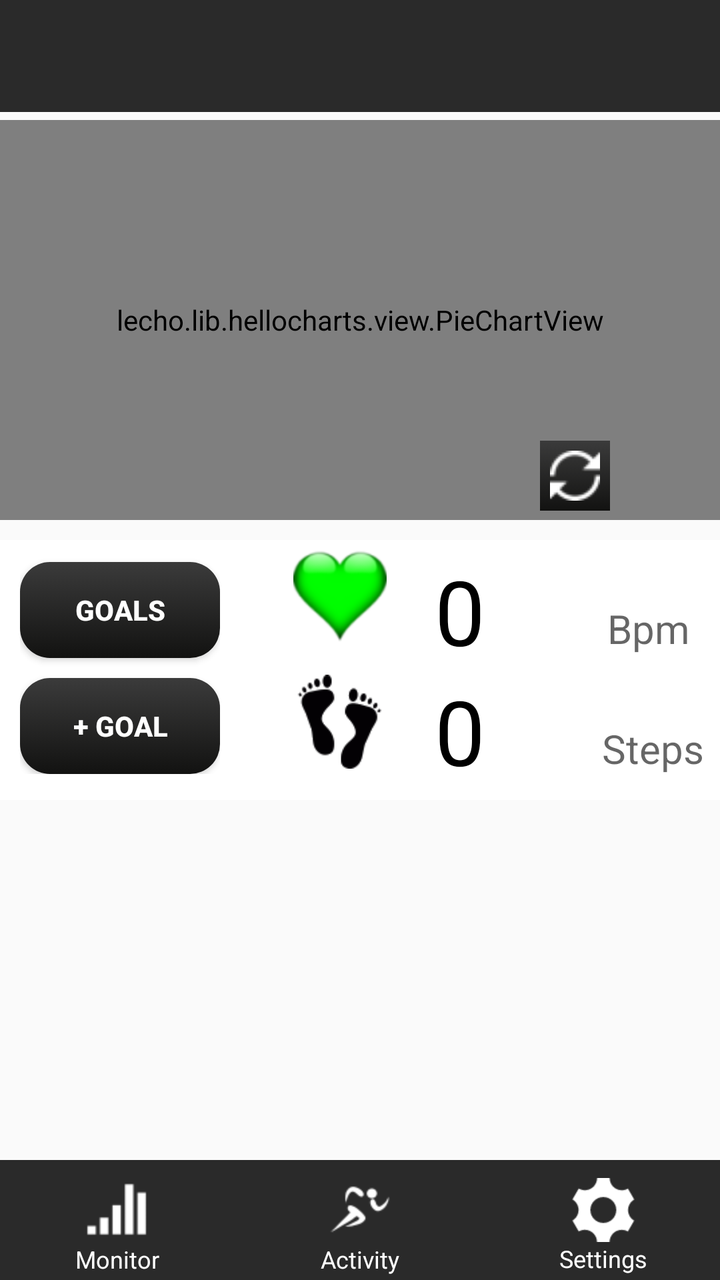
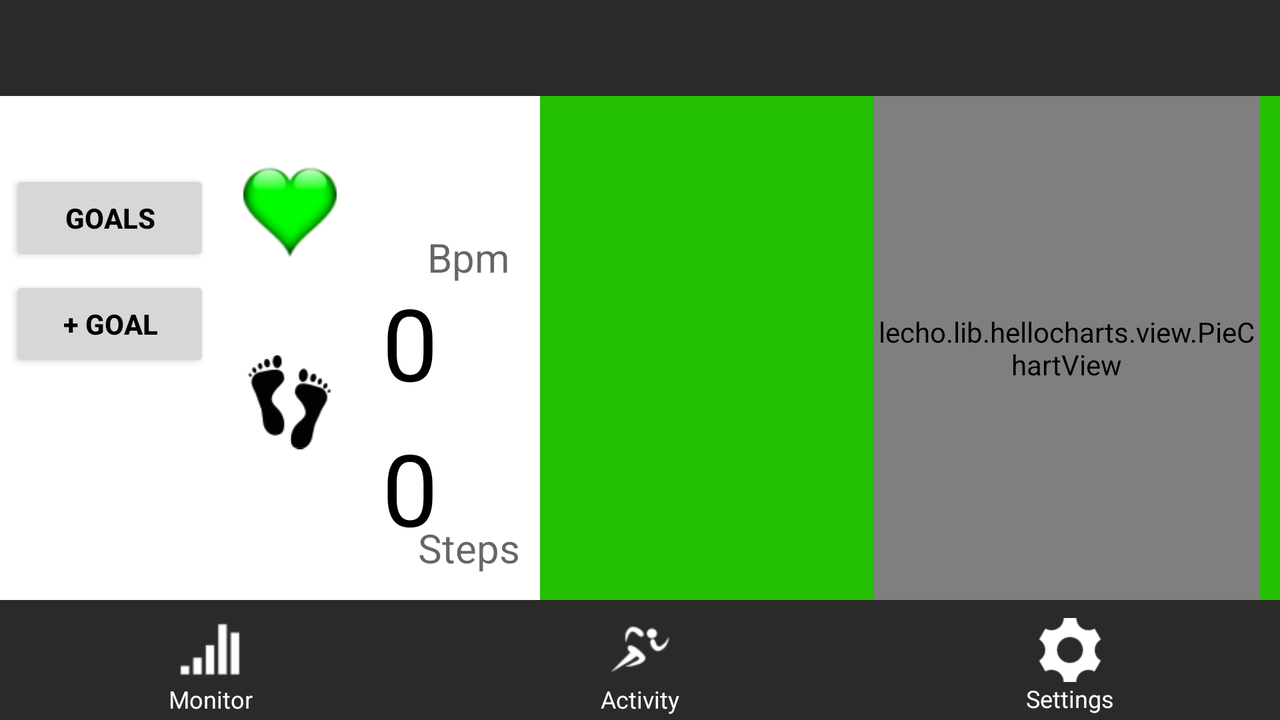

Compare how this app lays out the same screen by default and in its alternative resource folder. The renders come first, then the two layout files and the values they reference.
<!-- AndroidManifest.xml: application theme AppTheme -->
<!-- res/layout/monitor.xml -->
<?xml version="1.0" encoding="utf-8"?>
<LinearLayout xmlns:android="http://schemas.android.com/apk/res/android"
    android:layout_width="match_parent" android:layout_height="match_parent">

    <RelativeLayout
        android:layout_width="match_parent"
        android:layout_height="match_parent"
        android:minHeight="50px"
        android:background="@drawable/orangebg">

        <LinearLayout
            android:orientation="vertical"
            android:layout_width="fill_parent"
            android:layout_height="130dp"
            android:layout_centerHorizontal="true"
            android:background="#ffffffff"
            android:paddingTop="5dp"
            android:layout_alignParentStart="false"
            android:layout_alignParentEnd="false"
            android:layout_marginTop="270dp">

            <LinearLayout
                android:orientation="vertical"
                android:layout_width="fill_parent"
                android:layout_height="fill_parent"
                android:id="@+id/layout">

                <ImageView
                    android:layout_width="wrap_content"
                    android:layout_height="wrap_content"
                    android:id="@+id/heartIcon"
                    android:layout_gravity="center_horizontal"
                    android:src="@drawable/goodheart"
                    android:layout_marginRight="10dp" />

                <ImageView
                    android:layout_width="47dp"
                    android:layout_height="match_parent"
                    android:id="@+id/imageView7"
                    android:layout_gravity="center_horizontal"
                    android:src="@drawable/footsteps"
                    android:layout_marginRight="10dp" />

                <TextView
                    android:layout_width="wrap_content"
                    android:layout_height="wrap_content"
                    android:textAppearance="?android:attr/textAppearanceMedium"
                    android:text="0"
                    android:id="@+id/HeartCount"
                    android:layout_gravity="center_horizontal"
                    android:textSize="45dp"
                    android:layout_marginLeft="50dp"
                    android:layout_marginTop="-125dp"
                    android:textColor="#ff000000" />

                <TextView
                    android:layout_width="wrap_content"
                    android:layout_height="wrap_content"
                    android:textAppearance="?android:attr/textAppearanceMedium"
                    android:text="Bpm"
                    android:id="@+id/textView"
                    android:layout_gravity="right"
                    android:textSize="20dp"
                    android:layout_marginRight="15dp"
                    android:layout_marginTop="-35dp" />
            </LinearLayout>

            <TextView
                android:layout_width="wrap_content"
                android:layout_height="wrap_content"
                android:textAppearance="?android:attr/textAppearanceMedium"
                android:text="0"
                android:id="@+id/stepValue"
                android:layout_gravity="center_horizontal"
                android:textSize="45dp"
                android:layout_marginLeft="50dp"
                android:layout_marginTop="-65dp"
                android:textColor="#ff000000" />

            <TextView
                android:layout_width="wrap_content"
                android:layout_height="wrap_content"
                android:textAppearance="?android:attr/textAppearanceMedium"
                android:text="Steps"
                android:id="@+id/textView3"
                android:layout_gravity="right"
                android:textSize="20dp"
                android:layout_marginRight="8dp"
                android:layout_marginTop="-35dp" />

        </LinearLayout>

        <LinearLayout
            android:orientation="vertical"
            android:layout_width="100dp"
            android:layout_height="wrap_content"
            android:layout_alignParentTop="true"
            android:layout_alignParentLeft="true"
            android:layout_alignParentStart="true"
            android:layout_marginLeft="10dp"
            android:layout_marginTop="276dp">

            <Button
                android:layout_width="fill_parent"
                android:layout_height="wrap_content"
                android:text="Goals"
                android:id="@+id/button5"
                android:layout_marginBottom="5dp"
                android:onClick="clickViewGoals"
                android:layout_marginTop="5dp"
                android:textColor="#fff"
                android:textStyle="bold"
                android:background="@drawable/backbuttonlayout2" />

            <Button
                android:layout_width="fill_parent"
                android:layout_height="wrap_content"
                android:text="+ Goal"
                android:id="@+id/button6"
                android:onClick="clickAddGoalButton"
                android:textColor="#fff"
                android:textStyle="bold"
                android:background="@drawable/backbuttonlayout2"
                android:layout_marginTop="5dp" />
        </LinearLayout>

        <LinearLayout
            android:orientation="vertical"
            android:layout_width="fill_parent"
            android:layout_height="200dp"
            android:layout_marginTop="60dp">

            <lecho.lib.hellocharts.view.PieChartView
                android:id="@+id/chart"
                android:layout_width="match_parent"
                android:layout_height="match_parent"
                android:clickable="false" />

            <ImageButton
                android:layout_width="35dp"
                android:layout_height="35dp"
                android:id="@+id/imageButton"
                android:layout_marginTop="-40dp"
                android:src="@drawable/refresh"
                android:onClick="refreshPage"
                android:background="@drawable/backbuttonlayout"
                android:layout_marginLeft="270dp" />
        </LinearLayout>
        <android.support.v7.widget.Toolbar
            android:id="@+id/toolbar"
            android:minHeight="?attr/actionBarSize"
            android:background="#ff2a2a2a"
            android:layout_width="match_parent"
            android:theme="@style/AppTheme"
            android:layout_height="wrap_content">
        </android.support.v7.widget.Toolbar>

        <RadioGroup
            android:layout_width="fill_parent"
            android:layout_height="60dp"
            android:layout_alignParentBottom="true"
            android:orientation="horizontal"
            android:background="#ff2a2a2a"
            android:id="@+id/radioGroup">
            <RadioButton
                android:id="@+id/btnAll"
                style="@style/navbar_button"
                android:drawableTop="@drawable/navbar_allselector"
                android:text="Monitor"
                android:layout_height="fill_parent"
                android:paddingTop="8dp"
                android:textColor="#ffffffff" />
            <RadioButton
                android:id="@+id/btnPicture"
                style="@style/navbar_button"
                android:drawableTop="@drawable/navbar_activeselector"
                android:text="Activity"
                android:layout_marginLeft="5dp"
                android:layout_height="fill_parent"
                android:paddingTop="8dp"
                android:textColor="#ffffffff" />
            <RadioButton
                android:id="@+id/btnVideo"
                style="@style/navbar_button"
                android:drawableTop="@drawable/navbar_setselector"
                android:text="Settings"
                android:layout_marginLeft="5dp"
                android:layout_height="fill_parent"
                android:paddingTop="9dp"
                android:textColor="#ffffffff" />

        </RadioGroup>


    </RelativeLayout>
</LinearLayout>
<!-- resources referenced by this layout -->
<resources>
  <!-- drawable backbuttonlayout (drawable) -->
  <?xml version="1.0" encoding="utf-8"?>
  <selector xmlns:android="http://schemas.android.com/apk/res/android">
      <item android:state_pressed="true" >
          <shape>
              <solid
                  android:color="#94C900"
                  />
          </shape>
      </item>
      <item>
          <shape>
              <gradient
                  android:startColor="#3B3B3B"
                  android:endColor="#121211"
                  android:angle="270" />
          </shape>
      </item>
  </selector>
  <!-- drawable backbuttonlayout2 (drawable) -->
  <?xml version="1.0" encoding="utf-8"?>
  <selector xmlns:android="http://schemas.android.com/apk/res/android">
      <item android:state_pressed="true" >
          <shape>
              <solid
                  android:color="#94C900"
                  />
              <corners android:radius="15dip"/>
          </shape>
      </item>
      <item>
          <shape>
              <gradient
                  android:startColor="#3B3B3B"
                  android:endColor="#121211"
                  android:angle="270" />
  
              <corners android:radius="15dip"/>
  
          </shape>
      </item>
  </selector>
  <!-- drawable footsteps: png bitmap (drawable-mdpi, 1945 bytes) -->
  <!-- drawable goodheart: png bitmap (drawable-hdpi, 5548 bytes) -->
  <!-- drawable navbar_activeselector (drawable-mdpi) -->
  <?xml version="1.0" encoding="UTF-8"?>
  <selector xmlns:android="http://schemas.android.com/apk/res/android">
      <item
          android:state_checked="true"
          android:drawable="@drawable/activeselected"
          />
      <item android:drawable="@drawable/active"  />
  </selector>
  <!-- drawable navbar_allselector (drawable) -->
  <?xml version="1.0" encoding="UTF-8"?>
  <selector xmlns:android="http://schemas.android.com/apk/res/android">
      <item
          android:state_checked="true"
          android:drawable="@drawable/monitorselected"
          />
      <item android:drawable="@drawable/monitor"  />
  </selector>
  <!-- drawable navbar_setselector (drawable-mdpi) -->
  <?xml version="1.0" encoding="UTF-8"?>
  <selector xmlns:android="http://schemas.android.com/apk/res/android">
      <item
          android:state_checked="true"
          android:drawable="@drawable/cogselected"
          />
      <item android:drawable="@drawable/cog"  />
  </selector>
  <!-- drawable refresh: png bitmap (drawable-mdpi, 665 bytes) -->
  <style name="AppTheme" parent="Theme.AppCompat.Light.DarkActionBar">
          
          <item name="android:windowNoTitle">true</item>
          <item name="windowActionBar">false</item>
          <item name="actionMenuTextColor">#fff</item>
      </style>
  <style name="navbar_button">
          <item name="android:layout_width">0dp</item>
          <item name="android:layout_height">wrap_content</item>
          <item name="android:button">@null</item>
          <item name="android:background">@drawable/navbar_backgroundselector</item>
          <item name="android:gravity">center_horizontal</item>
          <item name="android:layout_weight">1</item>
          <item name="android:textSize">12dp</item>
      </style>
  <!-- drawable activeselected: png bitmap (drawable-mdpi, 937 bytes) -->
  <!-- drawable active: png bitmap (drawable-hdpi, 1053 bytes) -->
  <!-- drawable monitorselected: png bitmap (drawable-mdpi, 352 bytes) -->
  <!-- drawable monitor: png bitmap (drawable-hdpi, 409 bytes) -->
  <!-- drawable cogselected: png bitmap (drawable-mdpi, 917 bytes) -->
  <!-- drawable cog: png bitmap (drawable-xhdpi, 1050 bytes) -->
  <!-- drawable navbar_backgroundselector (drawable) -->
  <?xml version="1.0" encoding="UTF-8"?>
  <selector xmlns:android="http://schemas.android.com/apk/res/android">
      <item
          android:state_checked="true"
          android:drawable="@drawable/background_highlight"
          />
      <item android:drawable="@android:color/transparent"  />
  </selector>
</resources>
<!-- res/layout-land/monitor.xml (the repository's variant of the layout above) -->
<!-- drawn on the phone turned sideways -->
<?xml version="1.0" encoding="utf-8"?>
<LinearLayout xmlns:android="http://schemas.android.com/apk/res/android"
    android:layout_width="match_parent" android:layout_height="match_parent"
    android:background="#ff23bf03">

    <RelativeLayout
        android:layout_width="match_parent"
        android:layout_height="match_parent"
        android:minHeight="50px"
        android:background="@drawable/orangebg">


        <LinearLayout
            android:orientation="vertical"
            android:layout_width="270dp"
            android:layout_height="130dp"
            android:background="#ffffffff"
            android:paddingTop="5dp"
            android:layout_above="@+id/radioGroup"
            android:layout_alignTop="@+id/linearLayout"
            android:layout_alignParentStart="true">

            <LinearLayout
                android:orientation="vertical"
                android:layout_width="fill_parent"
                android:layout_height="fill_parent"
                android:id="@+id/layout">

                <ImageView
                    android:layout_width="wrap_content"
                    android:layout_height="wrap_content"
                    android:id="@+id/heartIcon"
                    android:layout_gravity="center_horizontal"
                    android:src="@drawable/goodheart"
                    android:layout_marginLeft="10dp"
                    android:layout_marginTop="30dp" />

                <TextView
                    android:layout_width="wrap_content"
                    android:layout_height="wrap_content"
                    android:textAppearance="?android:attr/textAppearanceMedium"
                    android:text="Bpm"
                    android:id="@+id/textView"
                    android:layout_gravity="right"
                    android:textSize="20dp"
                    android:layout_marginRight="15dp"
                    android:layout_marginTop="-15dp" />

                <ImageView
                    android:layout_width="47dp"
                    android:layout_height="match_parent"
                    android:id="@+id/imageView7"
                    android:layout_gravity="center_horizontal"
                    android:src="@drawable/footsteps"
                    android:layout_marginLeft="10dp"
                    android:layout_marginBottom="10dp"
                    android:paddingBottom="30dp" />

                <TextView
                    android:layout_width="wrap_content"
                    android:layout_height="wrap_content"
                    android:textAppearance="?android:attr/textAppearanceMedium"
                    android:text="Steps"
                    android:id="@+id/textView3"
                    android:layout_gravity="right"
                    android:textSize="20dp"
                    android:layout_marginTop="-40dp"
                    android:layout_marginRight="10dp" />

                <TextView
                    android:layout_width="wrap_content"
                    android:layout_height="wrap_content"
                    android:textAppearance="?android:attr/textAppearanceMedium"
                    android:text="0"
                    android:id="@+id/HeartCount"
                    android:layout_gravity="center_horizontal"
                    android:textSize="50dp"
                    android:layout_marginLeft="70dp"
                    android:layout_marginTop="-150dp"
                    android:textColor="#ff000000" />

            </LinearLayout>

            <TextView
                android:layout_width="wrap_content"
                android:layout_height="wrap_content"
                android:textAppearance="?android:attr/textAppearanceMedium"
                android:text="0"
                android:id="@+id/stepValue"
                android:layout_gravity="center_horizontal"
                android:textSize="50dp"
                android:layout_marginLeft="70dp"
                android:layout_marginTop="-90dp"
                android:textColor="#ff000000" />

        </LinearLayout>

        <LinearLayout
            android:orientation="vertical"
            android:layout_width="100dp"
            android:layout_height="wrap_content"
            android:layout_alignParentTop="true"
            android:layout_alignParentLeft="true"
            android:layout_alignParentStart="true"
            android:layout_marginLeft="5dp"
            android:layout_marginTop="85dp">

            <Button
                android:layout_width="fill_parent"
                android:layout_height="wrap_content"
                android:text="Goals"
                android:id="@+id/button5"
                android:layout_marginBottom="5dp"
                android:onClick="clickViewGoals"
                android:textColor="#ff000000"
                android:textStyle="bold" />

            <Button
                android:layout_width="fill_parent"
                android:layout_height="wrap_content"
                android:text="+ Goal"
                android:id="@+id/button6"
                android:onClick="clickAddGoalButton"
                android:textColor="#ff000000"
                android:textStyle="bold" />
        </LinearLayout>

        <LinearLayout
            android:orientation="vertical"
            android:layout_width="wrap_content"
            android:layout_height="200dp"
            android:layout_below="@+id/toolbar"
            android:layout_alignParentEnd="true"
            android:layout_above="@+id/radioGroup"
            android:id="@+id/linearLayout"
            android:layout_marginRight="10dp">

            <lecho.lib.hellocharts.view.PieChartView
                android:id="@+id/chart"
                android:layout_width="193dp"
                android:layout_height="match_parent"
                android:clickable="false"
                android:layout_below="@+id/toolbar"
                android:layout_alignParentEnd="true"
                android:layout_above="@+id/radioGroup" />
        </LinearLayout>
        <android.support.v7.widget.Toolbar
            android:id="@+id/toolbar"
            android:minHeight="?attr/actionBarSize"
            android:background="#ff2a2a2a"
            android:layout_width="match_parent"
            android:theme="@style/AppTheme"
            android:layout_height="wrap_content">
        </android.support.v7.widget.Toolbar>

        <RadioGroup
            android:layout_width="fill_parent"
            android:layout_height="60dp"
            android:layout_alignParentBottom="true"
            android:orientation="horizontal"
            android:background="#ff2a2a2a"
            android:id="@+id/radioGroup">
            <RadioButton
                android:id="@+id/btnAll"
                style="@style/navbar_button"
                android:drawableTop="@drawable/navbar_allselector"
                android:text="Monitor"
                android:layout_height="fill_parent"
                android:paddingTop="8dp"
                android:textColor="#ffffffff" />
            <RadioButton
                android:id="@+id/btnPicture"
                style="@style/navbar_button"
                android:drawableTop="@drawable/navbar_activeselector"
                android:text="Activity"
                android:layout_marginLeft="5dp"
                android:layout_height="fill_parent"
                android:paddingTop="8dp"
                android:textColor="#ffffffff" />
            <RadioButton
                android:id="@+id/btnVideo"
                style="@style/navbar_button"
                android:drawableTop="@drawable/navbar_setselector"
                android:text="Settings"
                android:layout_marginLeft="5dp"
                android:layout_height="fill_parent"
                android:paddingTop="9dp"
                android:textColor="#ffffffff" />

        </RadioGroup>

    </RelativeLayout>
</LinearLayout>
<!-- resources referenced by the variant -->
<!-- as the phone turned sideways resolves them -->
<resources>
  <!-- drawable footsteps: png bitmap (drawable-mdpi, 1945 bytes) -->
  <!-- drawable goodheart: png bitmap (drawable-hdpi, 5548 bytes) -->
  <!-- drawable navbar_activeselector (drawable-mdpi) -->
  <?xml version="1.0" encoding="UTF-8"?>
  <selector xmlns:android="http://schemas.android.com/apk/res/android">
      <item
          android:state_checked="true"
          android:drawable="@drawable/activeselected"
          />
      <item android:drawable="@drawable/active"  />
  </selector>
  <!-- drawable navbar_allselector (drawable) -->
  <?xml version="1.0" encoding="UTF-8"?>
  <selector xmlns:android="http://schemas.android.com/apk/res/android">
      <item
          android:state_checked="true"
          android:drawable="@drawable/monitorselected"
          />
      <item android:drawable="@drawable/monitor"  />
  </selector>
  <!-- drawable navbar_setselector (drawable-mdpi) -->
  <?xml version="1.0" encoding="UTF-8"?>
  <selector xmlns:android="http://schemas.android.com/apk/res/android">
      <item
          android:state_checked="true"
          android:drawable="@drawable/cogselected"
          />
      <item android:drawable="@drawable/cog"  />
  </selector>
  <style name="AppTheme" parent="Theme.AppCompat.Light.DarkActionBar">
          
          <item name="android:windowNoTitle">true</item>
          <item name="windowActionBar">false</item>
          <item name="actionMenuTextColor">#fff</item>
      </style>
  <style name="navbar_button">
          <item name="android:layout_width">0dp</item>
          <item name="android:layout_height">wrap_content</item>
          <item name="android:button">@null</item>
          <item name="android:background">@drawable/navbar_backgroundselector</item>
          <item name="android:gravity">center_horizontal</item>
          <item name="android:layout_weight">1</item>
          <item name="android:textSize">12dp</item>
      </style>
  <!-- drawable activeselected: png bitmap (drawable-mdpi, 937 bytes) -->
  <!-- drawable active: png bitmap (drawable-hdpi, 1053 bytes) -->
  <!-- drawable monitorselected: png bitmap (drawable-mdpi, 352 bytes) -->
  <!-- drawable monitor: png bitmap (drawable-hdpi, 409 bytes) -->
  <!-- drawable cogselected: png bitmap (drawable-mdpi, 917 bytes) -->
  <!-- drawable cog: png bitmap (drawable-xhdpi, 1050 bytes) -->
  <!-- drawable navbar_backgroundselector (drawable) -->
  <?xml version="1.0" encoding="UTF-8"?>
  <selector xmlns:android="http://schemas.android.com/apk/res/android">
      <item
          android:state_checked="true"
          android:drawable="@drawable/background_highlight"
          />
      <item android:drawable="@android:color/transparent"  />
  </selector>
</resources>
